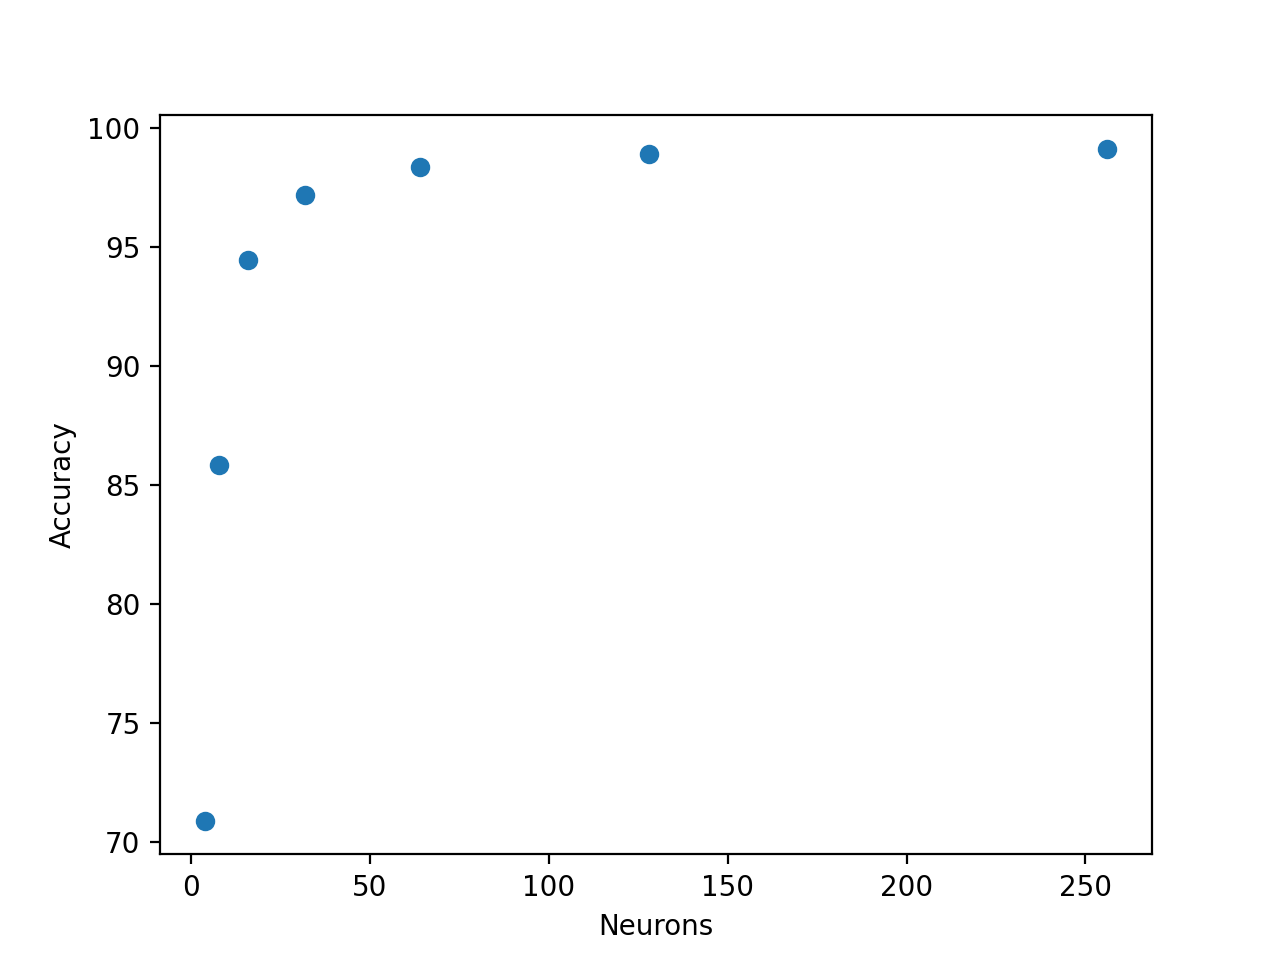

Write the Python code that produced this figure.
import torch
import torchvision
import torchvision.transforms as transforms
import matplotlib.pyplot as plt
import numpy as np
import torch.nn as nn
import torch.nn.functional as F
import torch.optim as optim
from tqdm import tqdm
import sys

save_path = 'MLP.png'

device = torch.device("cuda:0" if torch.cuda.is_available() else "cpu")

print("Training Using", device)

criterion = nn.CrossEntropyLoss()

augmentation_transform = transforms.Compose(
    [   transforms.RandomPerspective(distortion_scale=0.1, p=0.5, interpolation=2),
        transforms.RandomAffine(degrees = (-10, 10), translate=(0.1,0.1), scale=(0.9,1.1), shear=(0.1,0.1)),
        transforms.ToTensor()])

transform = transforms.Compose(
    [   transforms.ToTensor()])

trainset = torchvision.datasets.MNIST(root = 'data/', train = True, transform = augmentation_transform, download = True)
trainloader = torch.utils.data.DataLoader(trainset, batch_size=64, shuffle=True, num_workers=8)

testset = torchvision.datasets.MNIST(root = 'data/', train = False, transform = transform, download = True)
testloader = torch.utils.data.DataLoader(testset, batch_size=64, shuffle=False, num_workers=8)

def get_network(number_neurons):

    class Net(nn.Module):
        def __init__(self):
            super(Net, self).__init__()
            self.fc1 = nn.Linear(784, number_neurons)
            self.fc2 = nn.Linear(number_neurons, number_neurons)
            self.fc3 = nn.Linear(number_neurons, number_neurons)
            self.fc4 = nn.Linear(number_neurons, 10)

        def forward(self, x):
            x = F.relu(self.fc1(x))
            x = F.relu(self.fc2(x))
            x = F.relu(self.fc3(x))
            x = self.fc4(x)
            return x

    return Net().to(device)

def train_and_val_fn(epoch, net, train, loader, criterion, optimizer):

    t = tqdm(loader, file=sys.stdout)
    if train:
        t.set_description('Epoch %i %s' % (epoch, "Training"))
        net.train()
    else:
        t.set_description('Epoch %i %s' % (epoch, "Validation"))
        net.eval()

    running_loss = 0.0
    total_loss = 0.0
    correct = 0
    total = 0
    for i, data in enumerate(loader, 0):
        inputs, labels = data[0].to(device), data[1].to(device)

        inputs = torch.reshape(torch.squeeze(inputs), (-1,784))

        if train:
            optimizer.zero_grad()
        outputs = net(inputs)
        loss = criterion(outputs, labels)
        if train:
            loss.backward()
            optimizer.step()
        total_loss += loss.item()

        _, predicted = torch.max(outputs.data, 1)
        total += labels.size(0)
        correct += (predicted == labels).sum().item()

        t.update()

    t.close()
    average_loss = float(total_loss/len(loader))
    acc = 100 * correct / total
    return average_loss, acc

acc = []
neurons = []

for i in range(2,9,1):

    number_neurons = 2 ** i
    print("-"*70)
    print("Testing Network with", str(number_neurons), "neurons")
    print("-"*70)
    net = get_network(number_neurons)
    optimizer = optim.SGD(net.parameters(), lr=0.05, momentum=0.9)
    scheduler = optim.lr_scheduler.CosineAnnealingLR(optimizer, T_max=20, verbose=True)

    best_acc = 0.0

    for epoch in range(20):

        print("-"*50)

        average_train_loss, train_acc = train_and_val_fn(epoch = epoch, net = net, train = True, loader = trainloader, criterion=criterion, optimizer=optimizer)
        
        with torch.no_grad():
            average_val_loss, val_acc = train_and_val_fn(epoch = epoch, net = net, train = False, loader = testloader, criterion=criterion, optimizer=optimizer)

        print("Average Training Loss :", average_train_loss, "Training acc :", train_acc, "%")
        print("Average Test Loss :", average_val_loss,  "Validation acc :", val_acc, "%")

        scheduler.step()

        if best_acc < val_acc:
            best_acc = val_acc
        
        print("Best Acc :", best_acc)
    neurons.append(number_neurons)
    acc.append(best_acc)

plt.scatter(neurons,acc)
plt.xlabel('Neurons')
plt.ylabel('Accuracy')
plt.savefig(save_path, dpi=200,facecolor='white')

print("The result is saved to", save_path)